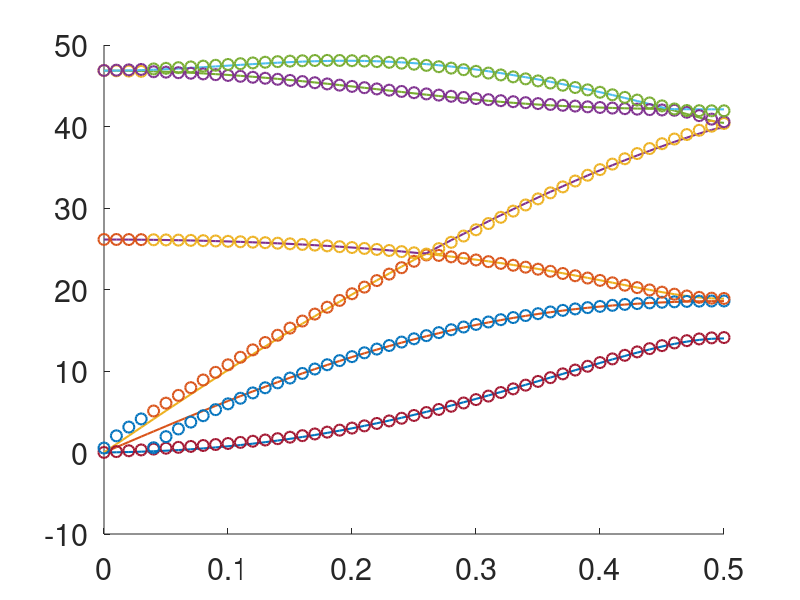

Source code (MATLAB):
%this is to compare the phonon frequency of the two method
clear all;
%close all;
set(0,'defaultlinelinewidth',1.5);
set(0,'DefaultAxesFontSize',22);
set(0,'DefaultLineMarkerSize',8)
data1=load('band.dat');
data2=load('ww.dat');

qs=0:0.01:0.5;
figure(2)
hold on
plot(data1(1:101,2),data1(1:101,5:end));
plot(qs,data2(:,1:6),'o')